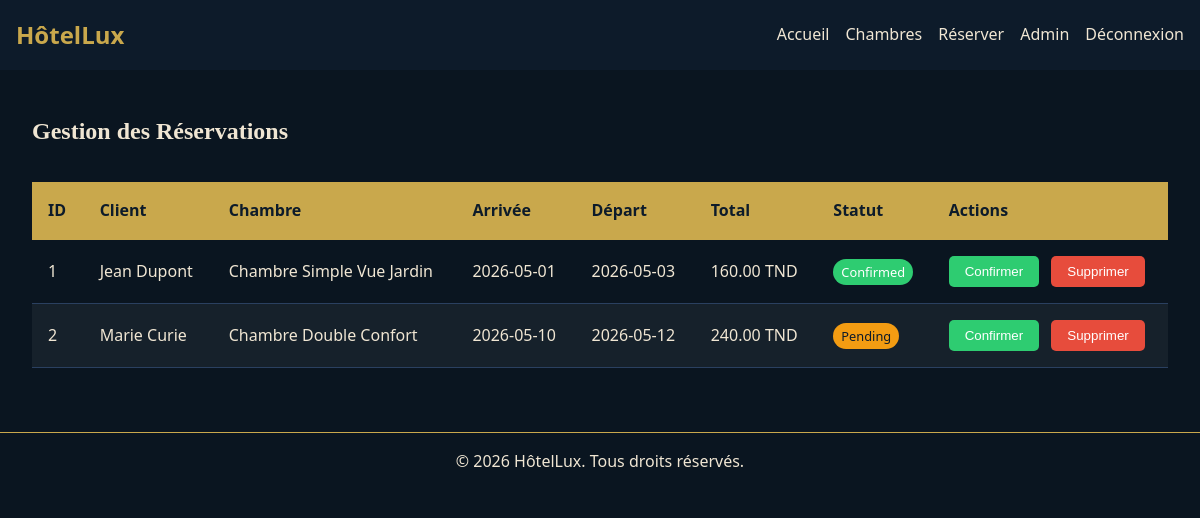
/dashboard.php (signed in), run on the app's committed database.
### tables this page shows
CREATE TABLE bookings (
    id INT AUTO_INCREMENT PRIMARY KEY,
    user_id INT,
    room_id INT,
    check_in DATE NOT NULL,
    check_out DATE NOT NULL,
    total_price DECIMAL(10,2),
    status ENUM('pending','confirmed','cancelled') DEFAULT 'pending',
    created_at TIMESTAMP DEFAULT CURRENT_TIMESTAMP,
    FOREIGN KEY (user_id) REFERENCES users(id),
    FOREIGN KEY (room_id) REFERENCES rooms(id)
);

CREATE TABLE users (
    id INT AUTO_INCREMENT PRIMARY KEY,
    name VARCHAR(100) NOT NULL,
    email VARCHAR(150) UNIQUE NOT NULL,
    password VARCHAR(255) NOT NULL,
    role ENUM('user','admin') DEFAULT 'user',
    created_at TIMESTAMP DEFAULT CURRENT_TIMESTAMP
);

CREATE TABLE rooms (
    id INT AUTO_INCREMENT PRIMARY KEY,
    name VARCHAR(100) NOT NULL,
    type ENUM('simple','double','suite') NOT NULL,
    price_per_night DECIMAL(8,2) NOT NULL,
    capacity INT NOT NULL,
    description TEXT,
    image VARCHAR(255),
    available BOOLEAN DEFAULT TRUE
);

### dashboard.php (the view, shortened to what this page needs)
<?php
require_once 'back/config.php';
$stmt = $pdo->query("
    SELECT b.*, u.name as user_name, r.name as room_name
    FROM bookings b
    JOIN users u ON b.user_id = u.id
    JOIN rooms r ON b.room_id = r.id
    ORDER BY b.created_at DESC
");
$bookings = $stmt->fetchAll();
?>
<!DOCTYPE html>
<html lang="fr">
<head>
    <link rel="stylesheet" href="css/style.css">
</head>
<body>
    <header>
        <div class="logo">HôtelLux</div>
        <nav>
            <ul id="nav-menu">
                <li><a href="index.php">Accueil</a></li>
                <li><a href="rooms.php">Chambres</a></li>
                <?php if(isset($_SESSION['user_id'])): ?>
                    <li><a href="booking.php">Réserver</a></li>
                    <?php if($_SESSION['role']==='admin'): ?>
                        <li><a href="dashboard.php">Admin</a></li>
                    <?php endif; ?>
                    <li><a href="logout.php">Déconnexion</a></li>
                <?php else: ?>
                    <li><a href="auth.php">Connexion</a></li>
                <?php endif; ?>
            </ul>
        </nav>
    </header>
    <main>
        <section class="admin-section">
            <h2>Gestion des Réservations</h2>
            <table class="admin-table">
                <thead>
                    <tr>
                        <th>ID</th><th>Client</th><th>Chambre</th>
                        <th>Arrivée</th><th>Départ</th>
                        <th>Total</th><th>Statut</th><th>Actions</th>
                    </tr>
                </thead>
                <tbody>
                    <?php foreach($bookings as $b): ?>
                    <tr id="row-<?= $b['id'] ?>">
                        <td><?= $b['id'] ?></td>
                        <td><?= htmlspecialchars($b['user_name']) ?></td>
                        <td><?= htmlspecialchars($b['room_name']) ?></td>
                        <td><?= $b['check_in'] ?></td>
                        <td><?= $b['check_out'] ?></td>
                        <td><?= $b['total_price'] ?> TND</td>
                        <td>
                            <span class="status-badge <?= $b['status'] ?>"
                                  id="status-<?= $b['id'] ?>">
                                <?= $b['status'] ?>
                            </span>
                        </td>
                        <td>
                            <button class="btn-confirm" data-id="<?= $b['id'] ?>">Confirmer</button>
                            <button class="btn-delete" data-id="<?= $b['id'] ?>">Supprimer</button>
                        </td>
                    </tr>
                    <?php endforeach; ?>
                </tbody>
            </table>
        </section>
    </main>
    <footer>
        <p>&copy; 2026 HôtelLux. Tous droits réservés.</p>
    </footer>
</body>
</html>

### css/style.css (style rules this page uses)
:root { --primary: #0d1b2a; --accent: #c9a84c; --text: #f0e6d3; --bg: #0a1520; --card-bg: #1a2d42; --border: #2a4060; --error: #e74c3c; --success: #2ecc71; --warning: #f39c12; }
* { box-sizing: border-box; margin: 0; padding: 0; }
body { background-color: var(--bg); color: var(--text); font-family: 'Segoe UI', Tahoma, Geneva, Verdana, sans-serif; line-height: 1.6; }
h1, h2, h3 { font-family: 'Georgia', serif; }
header { position: fixed; top: 0; width: 100%; background-color: var(--primary); padding: 1rem; display: flex; justify-content: space-between; align-items: center; z-index: 1000; }
.logo { font-size: 1.5rem; font-weight: bold; color: var(--accent); }
nav ul { list-style: none; display: flex; gap: 1rem; }
nav a { text-decoration: none; color: var(--text); transition: color 0.3s; }
#nav-menu { display: flex; }
main { margin-top: 80px; padding: 2rem; }
.admin-table { width: 100%; border-collapse: collapse; margin-top: 2rem; }
.admin-table th { background-color: var(--accent); color: var(--primary); padding: 1rem; text-align: left; }
.admin-table tr:nth-child(even) { background-color: rgba(255,255,255,0.05); }
.admin-table td { padding: 1rem; border-bottom: 1px solid var(--border); }
.status-badge { padding: 0.25rem 0.5rem; border-radius: 20px; font-size: 0.8rem; text-transform: capitalize; }
.status-badge.pending { background-color: var(--warning); color: var(--primary); }
.status-badge.confirmed { background-color: var(--success); color: white; }
.btn-confirm { background-color: var(--success); color: white; border: none; padding: 0.5rem 1rem; border-radius: 5px; cursor: pointer; margin-right: 0.5rem; }
.btn-delete { background-color: var(--error); color: white; border: none; padding: 0.5rem 1rem; border-radius: 5px; cursor: pointer; }
footer { text-align: center; padding: 1rem; border-top: 1px solid var(--accent); margin-top: 2rem; }

### data on the page
bookings: id "1", user.name "Jean Dupont", room.name "Chambre Simple Vue Jardin", check_in "2026-05-01", check_out "2026-05-03", total_price "160.00", status "Confirmed"
bookings: id "2", user.name "Marie Curie", room.name "Chambre Double Confort", check_in "2026-05-10", check_out "2026-05-12", total_price "240.00", status "Pending"
